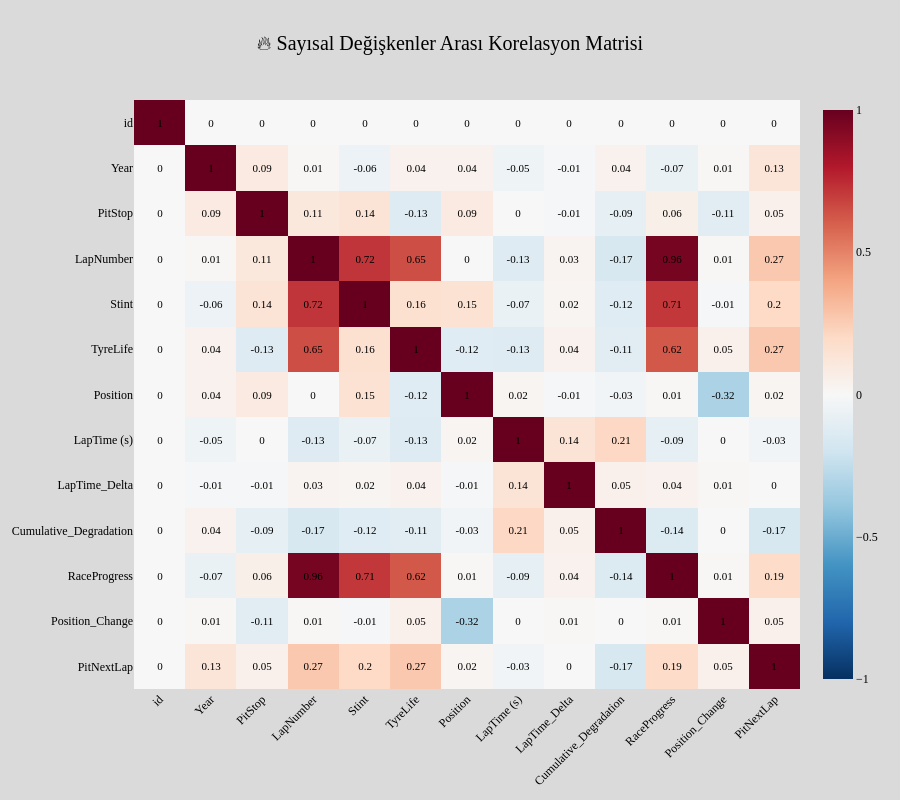

This figure's notebook cell:
### Code cell
import plotly.graph_objects as go


numeric_df = train_df.select_dtypes(include=['int64', 'float64'])


corr_matrix = numeric_df.corr().round(2)


fig_corr = go.Figure(data=go.Heatmap(
    z=corr_matrix.values,
    x=corr_matrix.columns,
    y=corr_matrix.columns,
    colorscale='RdBu_r', 
    zmin=-1, zmax=1,
    text=corr_matrix.values,
    texttemplate="%{text}",
    textfont=dict(size=11, color="black"), 
    hovertemplate="<b>%{x}</b> ve <b>%{y}</b><br>Korelasyon: %{text}<extra></extra>"
))


fig_corr.update_layout(
    title_text='🔥 Sayısal Değişkenler Arası Korelasyon Matrisi',
    title_x=0.5,
    title_font=dict(size=20, color="black"),
    template='plotly_dark',        
    paper_bgcolor="#DADADA",       
    plot_bgcolor="#DEDEDE",
    font=dict(family="Trebuchet MS", size=12,color="black"),
    width=900, height=800,
    xaxis=dict(showgrid=False, tickangle=-45), 
    yaxis=dict(showgrid=False, autorange='reversed'), 
    margin=dict(l=100, r=100, t=100, b=100) 
)

fig_corr.show()

### Figure 1 — Plotly figure (JSON) as saved in the notebook; plotly's stock layout.template omitted (floating-point values rounded to 4 significant figures; data arrays with more than 128 entries replaced by an {"elided": "..."} marker saying what was removed)
{"data": [{"colorscale": [[0, "rgb(5,48,97)"], [0.1, "rgb(33,102,172)"], [0.2, "rgb(67,147,195)"], [0.3, "rgb(146,197,222)"], [0.4, "rgb(209,229,240)"], [0.5, "rgb(247,247,247)"], [0.6, "rgb(253,219,199)"], [0.7, "rgb(244,165,130)"], [0.8, "rgb(214,96,77)"], [0.9, "rgb(178,24,43)"], [1, "rgb(103,0,31)"]], "hovertemplate": "<b>%{x}</b> ve <b>%{y}</b><br>Korelasyon: %{text}<extra></extra>", "text": {"elided": "13x13 float values"}, "textfont": {"color": "black", "size": 11}, "texttemplate": "%{text}", "type": "heatmap", "x": ["id", "Year", "PitStop", "LapNumber", "Stint", "TyreLife", "Position", "LapTime (s)", "LapTime_Delta", "Cumulative_Degradation", "RaceProgress", "Position_Change", "PitNextLap"], "y": ["id", "Year", "PitStop", "LapNumber", "Stint", "TyreLife", "Position", "LapTime (s)", "LapTime_Delta", "Cumulative_Degradation", "RaceProgress", "Position_Change", "PitNextLap"], "z": {"elided": "13x13 float values"}, "zmax": 1, "zmin": -1}], "layout": {"font": {"color": "black", "family": "Trebuchet MS", "size": 12}, "height": 800, "margin": {"b": 100, "l": 100, "r": 100, "t": 100}, "paper_bgcolor": "#DADADA", "plot_bgcolor": "#DEDEDE", "title": {"font": {"color": "black", "size": 20}, "text": "🔥 Sayısal Değişkenler Arası Korelasyon Matrisi", "x": 0.5}, "width": 900, "xaxis": {"showgrid": false, "tickangle": -45}, "yaxis": {"autorange": "reversed", "showgrid": false}}}
